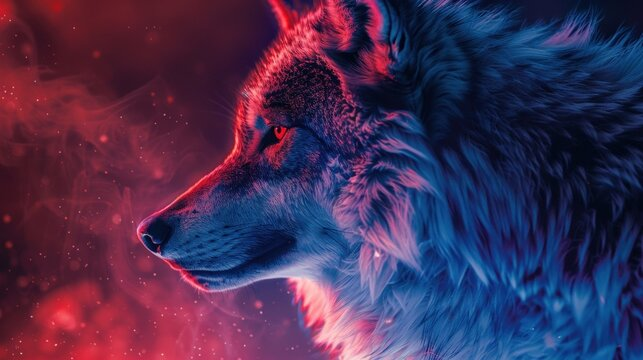
#> input picture Class_Q1/Q1_Image.jpg, 643 x 360 px, found by its file name
$ python Class_Q1_20241117121835.py
#> lines starting #> are read from the running program, lines starting #| are printed output that depends on the picture
import cv2
import numpy as np
import matplotlib.pyplot as plt
from scipy.stats import entropy
from sklearn.metrics import mutual_info_score

#     This code performs the following tasks (OOP version):
#     1. Reads an image and extracts the red channel (I1).
#     2. Permutes I1 and displays the result.
#     3. Presents the histogram of I1.
#     4. Calculates the entropy of I1.
#     5. Computes the mutual information between I1 and its left-neighbors.
#     6. Computes the mutual information between the permuted I1 and its left-neighbors.
#     7. Displays the results.

class ImageAnalysis:
    def __init__(self, image_path):
#> called with image_path = 'Class_Q1/Q1_Image.jpg'
        self.image_path = image_path
        self.image = cv2.imread(image_path)
#> self.image is the input picture: shape (360, 643, 3); mean B, G, R 82.9, 45.9, 68.9
        if self.image is None:
            raise ValueError("Failed to load image.")
        self.image_rgb = cv2.cvtColor(self.image, cv2.COLOR_BGR2RGB)
        self.I1 = self.image_rgb[:, :, 0]  # Extract the red channel
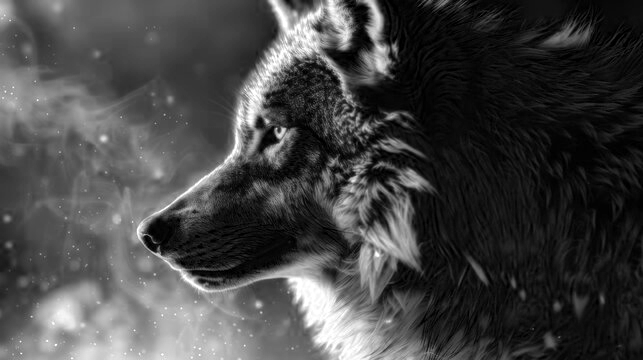
#> self.I1: shape (360, 643); min 0, max 255, mean 68.9
        self.left_neighbors = np.roll(self.I1, shift=1, axis=1)  # Shift right by 1
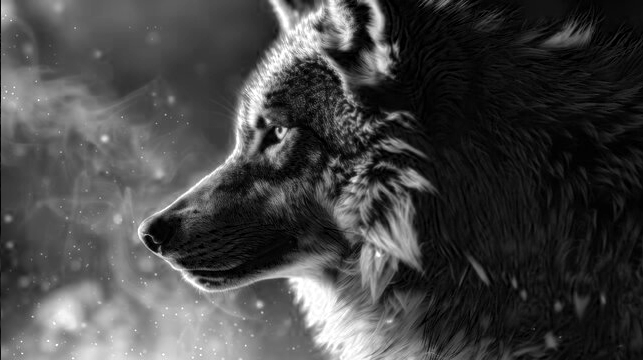
#> self.left_neighbors: shape (360, 643); min 0, max 255, mean 68.9

        # self.left_neighbors_hist = np.histogram(self.left_neighbors, bins=256, range=(0, 256), density=True)  # Normalized
        self.I1_hist, _ = np.histogram(self.I1, bins=256, range=(0, 256), density=True)                        # Normalized
#> self.I1_hist = 256 values, max 0.0193 at index 14, min 0.000402 at index 232, mean 0.00391
        self.I1_entropy = self.calc_entropy(self.I1_hist)
#> in calc_entropy, `hist = hist[hist > 0]`: hist has the same summary as self.I1_hist in __init__
#> self.I1_entropy = 7.39
        self.I1_left_neighbors_mui = self.calc_mutual_info(self.I1, self.left_neighbors)
        self.I1_permuted = self.permutate(self.I1)
        self.I1_permuted_hist = np.histogram(self.I1_permuted, bins=256, range=(0, 256), density=True)                        # Normalized
        self.I1_permuted_left_neighbors_mui = self.calc_mutual_info(self.I1_permuted, self.left_neighbors)

    def calc_entropy(self, hist):
       hist = hist[hist > 0]  # Remove zero entries
       return -np.sum(hist * np.log2(hist))

    def calc_mutual_info(self, data_A, data_B):
        joint_hist, x_edges, y_edges = np.histogram2d(data_A.ravel(), data_B.ravel(), bins=256, range=[[0, 256], [0, 256]], density=True)  # Normalized
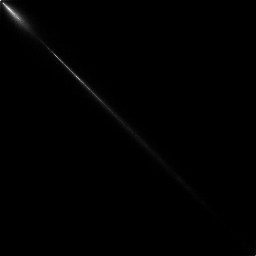
#> joint_hist: shape (256, 256) float64; min 0, max 0.00331, mean 1.53e-05; drawn with min black and max white
#> x_edges = 257 values from 0 to 256; y_edges = 257 values from 0 to 256
        prob_A = np.sum(joint_hist, axis=1)
#> prob_A has the same summary as self.I1_hist in __init__
        prob_B = np.sum(joint_hist, axis=0)
#> prob_B has the same summary as self.I1_hist in __init__
        mui = 0
        for i in range(256):
            for j in range(256):
                if joint_hist[i, j] > 0:
                    mui += joint_hist[i, j] * np.log2(joint_hist[i, j] / (prob_A[i] * prob_B[j]))
#> after the loop, mui = 2.85
        return mui

    def permutate(self, img):
        # Permute I1 (random shuffle of pixel values)
        img_permuted = img.flatten()  # Flatten the image to 1D array (vector)
        np.random.shuffle(img_permuted)  # Shuffle the pixel values
        return img_permuted.reshape(img.shape) # Reshape back to 2D image
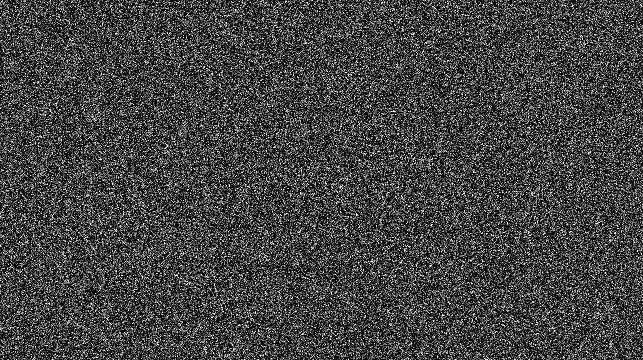
#> returned value: shape (360, 643); min 0, max 255, mean 68.9


my_image = ImageAnalysis("Class_Q1/Q1_Image.jpg")
#> in calc_mutual_info (call 2), `joint_hist, x_edges, y_edges = np.histogram2d(data_A.ravel(), data_B.r..`:
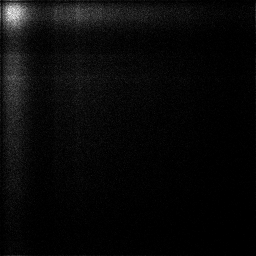
#> joint_hist: shape (256, 256) float64; min 0, max 0.000445, mean 1.53e-05; drawn with min black and max white
#> after the loop in calc_mutual_info (call 2), `for i in range(256):`: mui = 0.204
# Show I1
plt.imshow(my_image.I1, cmap='gray')
plt.title("Original I1 (Red Channel)")
plt.axis('off')
plt.show()

# Show permuted I1
plt.imshow(my_image.I1_permuted, cmap='gray')
plt.title("Permuted I1")
plt.axis('off')
plt.show()

# Show histogram of I1
plt.hist(my_image.I1.ravel(), bins=256, range=(0, 256), color='blue', alpha=0.7)
plt.title("Histogram of I1")
plt.xlabel("Pixel Intensity")
plt.ylabel("Frequency")
plt.show()
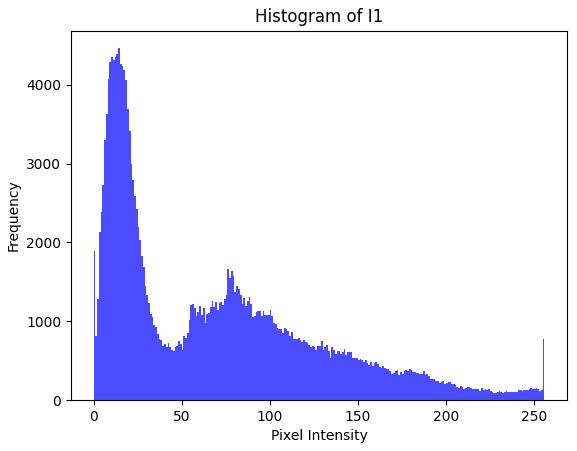
#> figure drawn by matplotlib, 1 panel; tallest bar 4463 high, from x = 14 to 15

# Display results
print(f"Entropy of I1: {my_image.I1_entropy:.4f}")
#| Entropy of I1: 7.3911
print(f"Mutual Information of I1 with left-neighbors: {my_image.I1_left_neighbors_mui:.4f}")
#| Mutual Information of I1 with left-neighbors: 2.8458
print(f"Mutual Information of Permuted I1 with left-neighbors: {my_image.I1_permuted_left_neighbors_mui:.4f}")
#| Mutual Information of Permuted I1 with left-neighbors: 0.2036


# [65 lines of commented-out code are left out]
